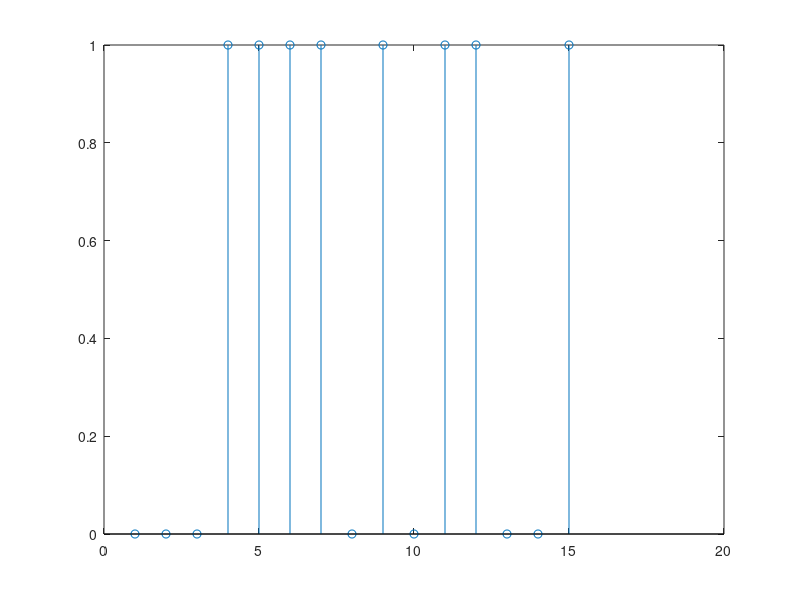
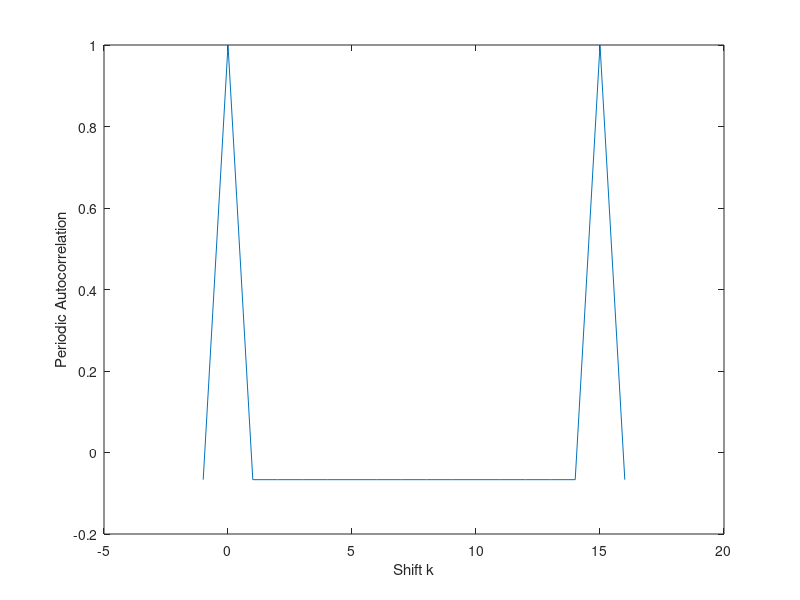

Here is the MATLAB script that generated these plots, in order:
% PN sequence(M-sequence) generation
m = 4;       % Number of flip-flops
N = 2 ^ m-1; % Length of PN sequence

% Initial state of LFSR
s3 = 1;
s2 = 0;
s1 = 0;
s0 = 0;

% States of LFSR
states = [];
for i = 1:N
    states = [states; s3(i) s2(i) s1(i) s0(i)];
    s3(i+1) = s0(i);
    s2(i+1) = s3(i);
    s1(i+1) = s2(i);
    s0(i+1) = xor(s1(i),s0(i));
end

% PN sequence
pn = s0(1:N);

figure;
stem(pn);

% Mapping
ind_0 = find(pn==0);
ind_1 = find(pn==1);
pn_1(ind_0) = 1;
pn_1(ind_1) = -1;

% Periodic Autocorrelation
ac = [];
for k=-1:N+1
    pn_shift = circshift(pn_1,k);
    ac_1 = sum(pn_1.*pn_shift)/N;
    ac = [ac ac_1];
end

figure;
k=-1:N+1;
plot(k,ac);
xlabel('Shift k');
ylabel('Periodic Autocorrelation');
